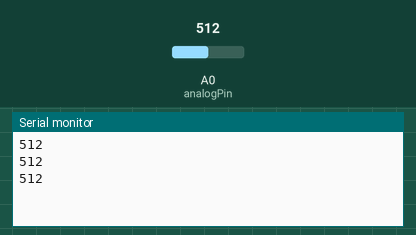
A sketch run on a simulated Arduino Uno, built with avr-gcc and run on an emulated ATmega328P. Shown: the last lines printed to the serial monitor. Inputs (shaded band) come from the test bench; at power-on: A0 (analogPin) = 512.

Above: at 1.3 s.
1.4 s: A0 (analogPin) set to 716
At 1.9 s:
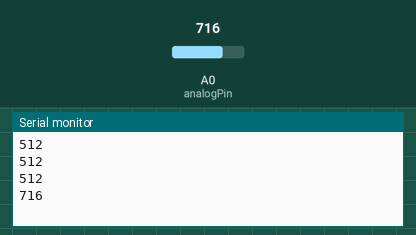
2.9 s: A0 (analogPin) set to 900
At 3.4 s:
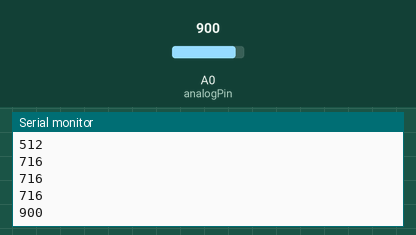
Timing chart, 0 to 5.9 s (numbered marks = the images above; inputs shaded):
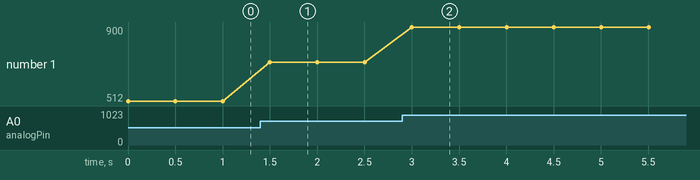

Measured:
- after the input at 1.4 s, the serial monitor: prints a new line after 0.10 s (image 1)
- after the input at 2.9 s, the serial monitor: prints a new line after 0.10 s (image 2)
- plotted number 1: 512 → 716 after the input at 1.4 s, 716 → 900 after the input at 2.9 s

The sketch:

CdsSensor.ino
```cpp
const int analogPin = A0;

void setup(){
  Serial.begin(115200);
}

void loop(){
  int analogValue = analogRead(analogPin);
  Serial.println(analogValue);
  delay(500);
}
```
